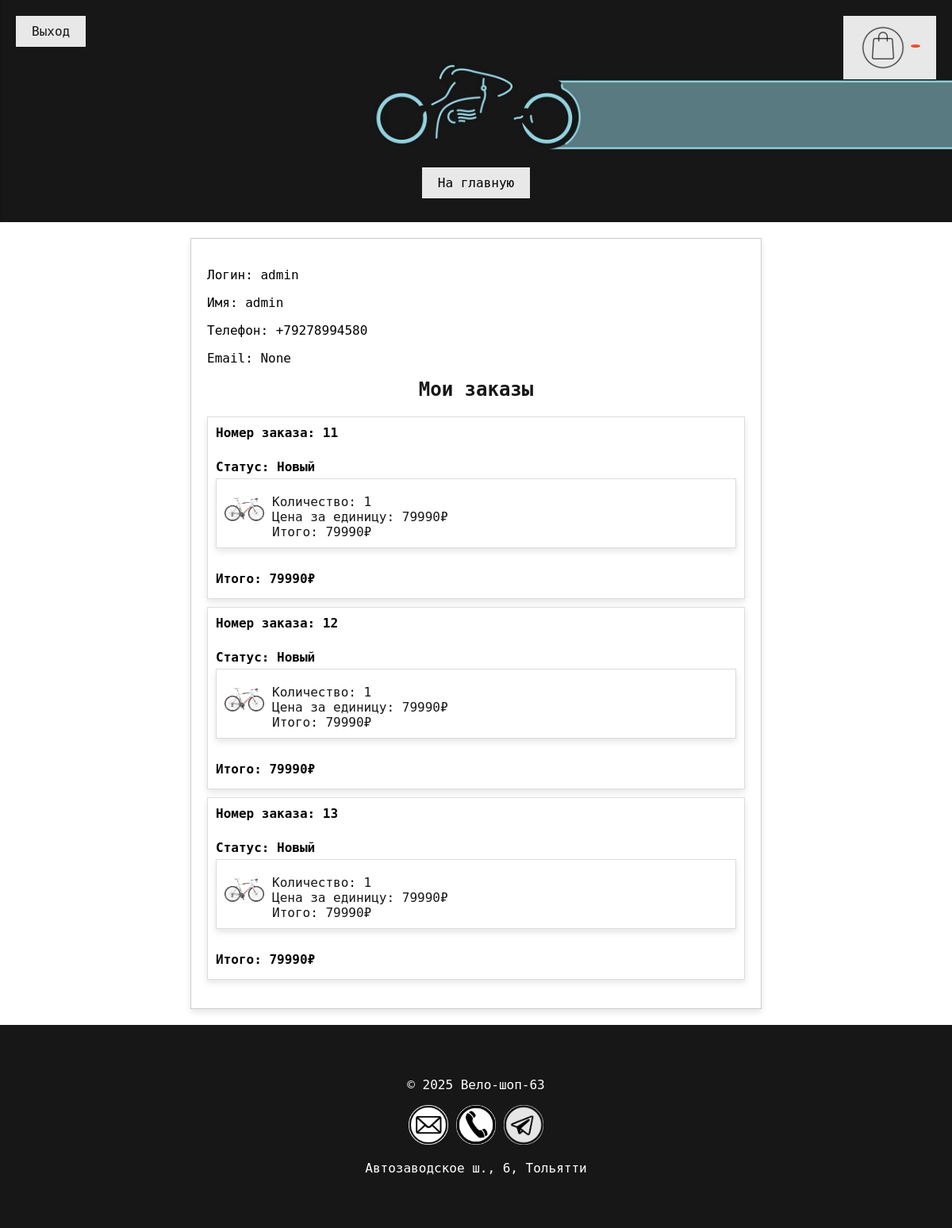
/personal_account (signed in), run on the app's committed database.
### tables this page shows
CREATE TABLE users (id_user INTEGER PRIMARY KEY AUTOINCREMENT NOT NULL, login TEXT NOT NULL UNIQUE, password TEXT NOT NULL, email TEXT, phone TEXT, name TEXT, role TEXT);

CREATE TABLE orders (id_order INTEGER PRIMARY KEY AUTOINCREMENT NOT NULL, id_user INTEGER NOT NULL REFERENCES users (id_user) ON DELETE CASCADE ON UPDATE CASCADE, order_details TEXT, amount INTEGER, date_order TEXT, id_status INTEGER REFERENCES statuses (id_status) ON DELETE NO ACTION ON UPDATE NO ACTION);

CREATE TABLE statuses (id_status INTEGER PRIMARY KEY AUTOINCREMENT NOT NULL, name TEXT NOT NULL);

CREATE TABLE products (id_product INTEGER PRIMARY KEY AUTOINCREMENT NOT NULL, id_category INTEGER REFERENCES categories (id_category) ON DELETE CASCADE ON UPDATE CASCADE, name TEXT, image TEXT, price INTEGER);

### app.py (the view)
@application.route('/personal_account')
def personal_account():
    conn = get_db_connection()
    id_user = int(session.get('id_user'))
    user = conn.execute('SELECT * FROM users WHERE id_user = ?', (id_user,)).fetchone()
    orders = conn.execute('SELECT orders.*, statuses.name as status FROM orders JOIN statuses ON orders.id_status = statuses.id_status WHERE id_user = ?', (id_user,)).fetchall()
    products = conn.execute('SELECT * FROM products').fetchall()
    product_dict = {product['name']: {"id_product": product['id_product'], "image_url": product['image'], "price": product['price']} for product in products}
    conn.close()
    current_year = datetime.now().year
    return render_template('personal_account.html', id=user['id_user'], login=user['login'], name=user['name'], phone=user['phone'], email=user['email'], orders=orders, product_dict=product_dict, current_year=current_year)

### app.py (called while the page is built)
def get_db_connection():
    conn = sqlite3.connect('VeloShop.db')
    conn.row_factory = sqlite3.Row  # Чтобы можно было обращаться к полям по имени
    return conn

### templates/personal_account.html (shortened to what this page needs)
<!DOCTYPE html>
<html lang="ru">
    <head>
        <link rel="stylesheet" href="{{ url_for('static', filename='css/styles.css') }}">
        <link rel="stylesheet" href="https://cdnjs.cloudflare.com/ajax/libs/animate.css/4.1.1/animate.min.css"/>
    </head>
<body>
    <header>
        <a href="/" class="main-button">На главную</a>
    </header>
    <a href="/exit" class="exit-button">
        <span>Выход</span>
    </a>
    <a href="/cart" class="cart-button">
        <img src="/images/cart-icon.png" alt="Корзина" class="cart-icon">
        <span class="item-count" id="item-count">{{ cart_length }}</span>
    </a>
    <main class="main-personal-account">
        <p>Логин: {{login}}</p>
        <p>Имя: {{name}}</p>
        <p>Телефон: {{phone}}</p>
        <p>Email: {{email}}</p>
        <h2>Мои заказы</h2>
        <ul>
            {% for order in orders %}
                <li class="order-li">
                    <label>Номер заказа: {{ order.id_order }}</label><br>
                    <label>Статус: {{ order.status }}</label>
                    <div class="orders-container">
                        {% set items = order.order_details.split(', ') %}
                        {% for item in items %}
                            {% set product_info = item.strip() %}
                            {% set product_name_quantity = product_info.rsplit(' (x', 1) %}
                            {% if product_name_quantity | length > 0 %}
                                {% set product_name = product_name_quantity[0].strip() %}
                            {% else %}
                                {% set product_name = 'Неизвестный товар' %}
                            {% endif %}
                            {% if product_name_quantity | length > 1 %}
                                {% set product_quantity_price = product_name_quantity[1].split('-') %}
                                {% if product_quantity_price | length > 0 %}
                                    {% set product_quantity = product_quantity_price[0].replace(')', '').strip() %}
                                {% else %}
                                    {% set product_quantity = '1' %}
                                {% endif %}
                                {% if product_quantity_price | length > 1 %}
                                    {% set product_price = product_quantity_price[1].strip() %}
                                {% else %}
                                    {% set product_price = '0' %}
                                {% endif %}
                            {% else %}
                                {% set product_quantity = '1' %}
                                {% set product_price = '0' %}
                            {% endif %}
                            {% set product_id = product_name %}
                            {% if product_id in product_dict %}
                                <a href="/product/{{ product_dict[product_id].id_product }}">
                                    <div class="product-item-order">
                                        <img src="{{ product_dict[product_id].image_url }}" alt="{{ product_dict[product_id].name }}" style="width: 50px; height: auto; margin-right: 10px;" />
                                        <div>
                                            <strong>{{ product_dict[product_id].name }}</strong><br>
                                            Количество: {{ product_quantity }}<br>
                                            Цена за единицу: {{ (product_price | replace(' руб.', '') | int) }}₽<br>
                                            Итого: {{ (product_price | replace(' руб.', '') | int) * (product_quantity | int) }}₽
                                        </div>
                                    </div></a>
                            {% else %}
                                <p>Товар {{ product_id }} не найден.</p>
                            {% endif %}
                        {% endfor %}
                    </div>
                    <br>
                    <label>Итого: {{ order.amount }}₽</label>
                </li>
            {% endfor %}
        </ul>
    </main>
    <footer>
        <p>© {{ current_year }} Вело-шоп-63</p>
        <div class="contacts">
            <a href="mailto:info@veloshop63.com"><img src="/images/email-icon.png" alt="Почта" width="50"></a>
            <a href="tel:+7986533688"><img src="/images/phone-icon.png" alt="Телефон" width="50"></a>
            <a href="https://t.me/veloshop63"><img src="/images/tg-icon.png" alt="Телеграмм" width="50"></a>
            <p>Автозаводское ш., 6, Тольятти</p>
        </div>
    </footer>
</body>
</html>

### static/css/styles.css (style rules this page uses)
* { box-sizing: border-box; }
body { font-family: 'DejaVu Sans Mono', monospace; height: 100%; margin: 0; padding: 0; display: flex; flex-direction: column; min-height: 100vh; }
header { background-image: url(/../images/header.jpg); background-size: cover; background-position: center; min-height: 300px; display: flex; flex-direction: column; justify-content: flex-end; align-items: center; margin: 0; padding: 0; text-align: center; padding: 30px 0; opacity: 0; transform: translateY(-20px); animation: fadeIn 0.8s ease-in-out forwards; }
.cart-button { position: fixed; top: 20px; right: 20px; background-color: white; color: white; padding: 10px 20px; border: none; cursor: pointer; z-index: 1000; display: flex; align-items: center; opacity: 0.9; text-decoration: none; }
.admin-button, .exit-button { position: fixed; top: 20px; left: 20px; background-color: white; color: #171717; padding: 10px 20px; border: none; cursor: pointer; z-index: 1000; display: flex; align-items: center; opacity: 0.9; text-decoration: none; }
.cart-icon { width: 60px; height: 60px; margin-right: 5px; }
.item-count { background-color: #ff5733; color: white; border-radius: 50%; padding: 2px 6px; font-size: 14px; position: relative; top: -2px; }
a { text-decoration: none; color: #171717; }
h2 { color: #171717; margin-top: 0; }
main { flex: 1; text-align: center; padding: 20px; }
.main-add-product, .login-container, .main-personal-account, .main-admin, .admin-main-category, .main-edit-user, .main-edit-product, .main-edit-category, .main-edit-order { width: 60%; align-items: center; text-align: center; margin: 0 auto; border: 1px solid #ccc; box-shadow: 0 4px 8px rgba(0, 0, 0, 0.1); }
.main-personal-account { margin-bottom: 20px; }
.main-personal-account p { align-items: left; text-align: left; }
.main-personal-account li { display: block; }
.orders-container { display: flex; flex-direction: column; }
.product-item-order { border: 1px solid #ddd; box-shadow: 0 4px 8px rgba(0, 0, 0, 0.1); padding: 0 10px 10px 10px; display: flex; align-items: center; margin-bottom: 10px; }
.product-item-order img { width: 50px; height: auto; margin-right: 10px; }
label { display: block; margin-bottom: 5px; font-weight: bold; }
.main-button { background-color: white; color: black; padding: 10px 20px; border: none; cursor: pointer; opacity: 0.9; text-decoration: none; }
ul { list-style-type: none; padding: 0; }
li { position: relative; display: flex; align-items: flex-start; margin-bottom: 10px; text-align: left; padding: 10px; border: 1px solid #ddd; opacity: 0; transition: opacity 0.5s ease; box-shadow: 0 4px 8px rgba(0, 0, 0, 0.1); }
footer { text-align: center; background-color: #171717; padding: 50px 0; z-index: 999; }
footer p, footer ul, footer a { color: white; }

### data on the page
users: login "admin", name "admin", phone "+79278994580"
orders: id_order "11", status "Новый", image (picture), id_status "1", amount "79990"
orders: id_order "12", status "Новый", image (picture), id_status "1", amount "79990"
orders: id_order "13", status "Новый", image (picture), id_status "1", amount "79990"

### other printed values
{{ email }} "None"
